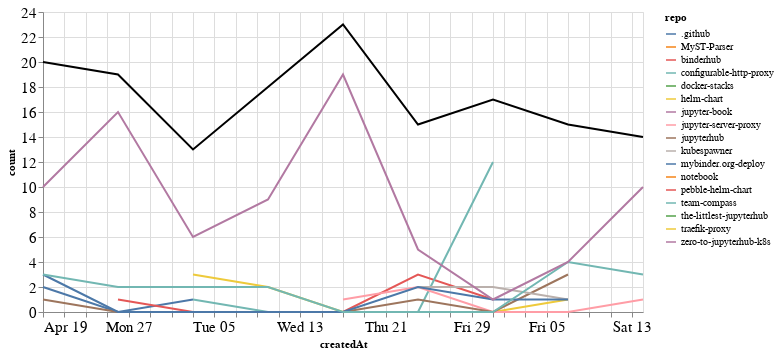

Source (notebook cell):
### Markdown cell above
## Comments

### Code cell
comments_time = comments.groupby('repo').resample('W', on='createdAt').count()['author'].reset_index()
comments_time = comments_time.rename(columns={'author': 'count'})
comments_time_total = comments_time.groupby('createdAt').agg({"count": "sum"}).reset_index()
ch1 = alt.Chart(comments_time, width=600).mark_line().encode(
    x='createdAt',
    y='count',
    color='repo',
    tooltip="repo"
)

ch2 = alt.Chart(comments_time_total, width=600).mark_line(color="black").encode(
    x='createdAt',
    y='count',
)

ch1 + ch2

### Figure 1 — Vega-Lite specification as saved in the notebook (floating-point values rounded to 4 significant figures)
{"config": {"axisLeft": {"labelFontSize": 15}, "axisBottom": {"labelFontSize": 15}}, "layer": [{"data": {"name": "data-4c68593aeb24f092eb6cea81572fd463"}, "mark": "line", "encoding": {"color": {"type": "nominal", "field": "repo"}, "tooltip": {"type": "nominal", "field": "repo"}, "x": {"type": "temporal", "field": "createdAt"}, "y": {"type": "quantitative", "field": "count"}}, "width": 600}, {"data": {"name": "data-c9c221b24128f3659e50829c9c63acbd"}, "mark": {"type": "line", "color": "black"}, "encoding": {"x": {"type": "temporal", "field": "createdAt"}, "y": {"type": "quantitative", "field": "count"}}, "width": 600}], "$schema": "https://vega.github.io/schema/vega-lite/v4.8.1.json", "datasets": {"data-4c68593aeb24f092eb6cea81572fd463": [{"repo": ".github", "createdAt": "2020-04-19T00:00:00", "count": 2}, {"repo": ".github", "createdAt": "2020-04-26T00:00:00", "count": 0}, {"repo": ".github", "createdAt": "2020-05-03T00:00:00", "count": 1}, {"repo": "MyST-Parser", "createdAt": "2020-05-10T00:00:00", "count": 3}, {"repo": "binderhub", "createdAt": "2020-04-26T00:00:00", "count": 1}, {"repo": "binderhub", "createdAt": "2020-05-03T00:00:00", "count": 0}, {"repo": "binderhub", "createdAt": "2020-05-10T00:00:00", "count": 0}, {"repo": "binderhub", "createdAt": "2020-05-17T00:00:00", "count": 0}, {"repo": "binderhub", "createdAt": "2020-05-24T00:00:00", "count": 3}, {"repo": "binderhub", "createdAt": "2020-05-31T00:00:00", "count": 1}, {"repo": "configurable-http-proxy", "createdAt": "2020-05-03T00:00:00", "count": 1}, {"repo": "configurable-http-proxy", "createdAt": "2020-05-10T00:00:00", "count": 0}, {"repo": "configurable-http-proxy", "createdAt": "2020-05-17T00:00:00", "count": 0}, {"repo": "configurable-http-proxy", "createdAt": "2020-05-24T00:00:00", "count": 0}, {"repo": "configurable-http-proxy", "createdAt": "2020-05-31T00:00:00", "count": 12}, {"repo": "docker-stacks", "createdAt": "2020-04-19T00:00:00", "count": 1}, {"repo": "helm-chart", "createdAt": "2020-05-03T00:00:00", "count": 3}, {"repo": "helm-chart", "createdAt": "2020-05-10T00:00:00", "count": 2}, {"repo": "helm-chart", "createdAt": "2020-05-17T00:00:00", "count": 0}, {"repo": "helm-chart", "createdAt": "2020-05-24T00:00:00", "count": 0}, {"repo": "helm-chart", "createdAt": "2020-05-31T00:00:00", "count": 0}, {"repo": "helm-chart", "createdAt": "2020-06-07T00:00:00", "count": 1}, {"repo": "jupyter-book", "createdAt": "2020-05-10T00:00:00", "count": 1}, {"repo": "jupyter-server-proxy", "createdAt": "2020-05-17T00:00:00", "count": 1}, {"repo": "jupyter-server-proxy", "createdAt": "2020-05-24T00:00:00", "count": 2}, {"repo": "jupyter-server-proxy", "createdAt": "2020-05-31T00:00:00", "count": 0}, {"repo": "jupyter-server-proxy", "createdAt": "2020-06-07T00:00:00", "count": 0}, {"repo": "jupyter-server-proxy", "createdAt": "2020-06-14T00:00:00", "count": 1}, {"repo": "jupyterhub", "createdAt": "2020-04-19T00:00:00", "count": 1}, {"repo": "jupyterhub", "createdAt": "2020-04-26T00:00:00", "count": 0}, {"repo": "jupyterhub", "createdAt": "2020-05-03T00:00:00", "count": 0}, {"repo": "jupyterhub", "createdAt": "2020-05-10T00:00:00", "count": 0}, {"repo": "jupyterhub", "createdAt": "2020-05-17T00:00:00", "count": 0}, {"repo": "jupyterhub", "createdAt": "2020-05-24T00:00:00", "count": 1}, {"repo": "jupyterhub", "createdAt": "2020-05-31T00:00:00", "count": 0}, {"repo": "jupyterhub", "createdAt": "2020-06-07T00:00:00", "count": 3}, {"repo": "kubespawner", "createdAt": "2020-05-24T00:00:00", "count": 2}, {"repo": "kubespawner", "createdAt": "2020-05-31T00:00:00", "count": 2}, {"repo": "kubespawner", "createdAt": "2020-06-07T00:00:00", "count": 1}, {"repo": "mybinder.org-deploy", "createdAt": "2020-04-19T00:00:00", "count": 3}, {"repo": "mybinder.org-deploy", "createdAt": "2020-04-26T00:00:00", "count": 0}, {"repo": "mybinder.org-deploy", "createdAt": "2020-05-03T00:00:00", "count": 0}, {"repo": "mybinder.org-deploy", "createdAt": "2020-05-10T00:00:00", "count": 0}, {"repo": "mybinder.org-deploy", "createdAt": "2020-05-17T00:00:00", "count": 0}, {"repo": "mybinder.org-deploy", "createdAt": "2020-05-24T00:00:00", "count": 2}, {"repo": "mybinder.org-deploy", "createdAt": "2020-05-31T00:00:00", "count": 1}, {"repo": "mybinder.org-deploy", "createdAt": "2020-06-07T00:00:00", "count": 1}, {"repo": "notebook", "createdAt": "2020-05-17T00:00:00", "count": 1}, {"repo": "pebble-helm-chart", "createdAt": "2020-06-07T00:00:00", "count": 1}, {"repo": "team-compass", "createdAt": "2020-04-19T00:00:00", "count": 3}, {"repo": "team-compass", "createdAt": "2020-04-26T00:00:00", "count": 2}, {"repo": "team-compass", "createdAt": "2020-05-03T00:00:00", "count": 2}, {"repo": "team-compass", "createdAt": "2020-05-10T00:00:00", "count": 2}, {"repo": "team-compass", "createdAt": "2020-05-17T00:00:00", "count": 0}, {"repo": "team-compass", "createdAt": "2020-05-24T00:00:00", "count": 0}, {"repo": "team-compass", "createdAt": "2020-05-31T00:00:00", "count": 0}, {"repo": "team-compass", "createdAt": "2020-06-07T00:00:00", "count": 4}, {"repo": "team-compass", "createdAt": "2020-06-14T00:00:00", "count": 3}, {"repo": "the-littlest-jupyterhub", "createdAt": "2020-05-10T00:00:00", "count": 1}, {"repo": "traefik-proxy", "createdAt": "2020-05-17T00:00:00", "count": 2}, {"repo": "zero-to-jupyterhub-k8s", "createdAt": "2020-04-19T00:00:00", "count": 10}, {"repo": "zero-to-jupyterhub-k8s", "createdAt": "2020-04-26T00:00:00", "count": 16}, {"repo": "zero-to-jupyterhub-k8s", "createdAt": "2020-05-03T00:00:00", "count": 6}, {"repo": "zero-to-jupyterhub-k8s", "createdAt": "2020-05-10T00:00:00", "count": 9}, {"repo": "zero-to-jupyterhub-k8s", "createdAt": "2020-05-17T00:00:00", "count": 19}, {"repo": "zero-to-jupyterhub-k8s", "createdAt": "2020-05-24T00:00:00", "count": 5}, {"repo": "zero-to-jupyterhub-k8s", "createdAt": "2020-05-31T00:00:00", "count": 1}, {"repo": "zero-to-jupyterhub-k8s", "createdAt": "2020-06-07T00:00:00", "count": 4}, {"repo": "zero-to-jupyterhub-k8s", "createdAt": "2020-06-14T00:00:00", "count": 10}], "data-c9c221b24128f3659e50829c9c63acbd": [{"createdAt": "2020-04-19T00:00:00", "count": 20}, {"createdAt": "2020-04-26T00:00:00", "count": 19}, {"createdAt": "2020-05-03T00:00:00", "count": 13}, {"createdAt": "2020-05-10T00:00:00", "count": 18}, {"createdAt": "2020-05-17T00:00:00", "count": 23}, {"createdAt": "2020-05-24T00:00:00", "count": 15}, {"createdAt": "2020-05-31T00:00:00", "count": 17}, {"createdAt": "2020-06-07T00:00:00", "count": 15}, {"createdAt": "2020-06-14T00:00:00", "count": 14}]}}
